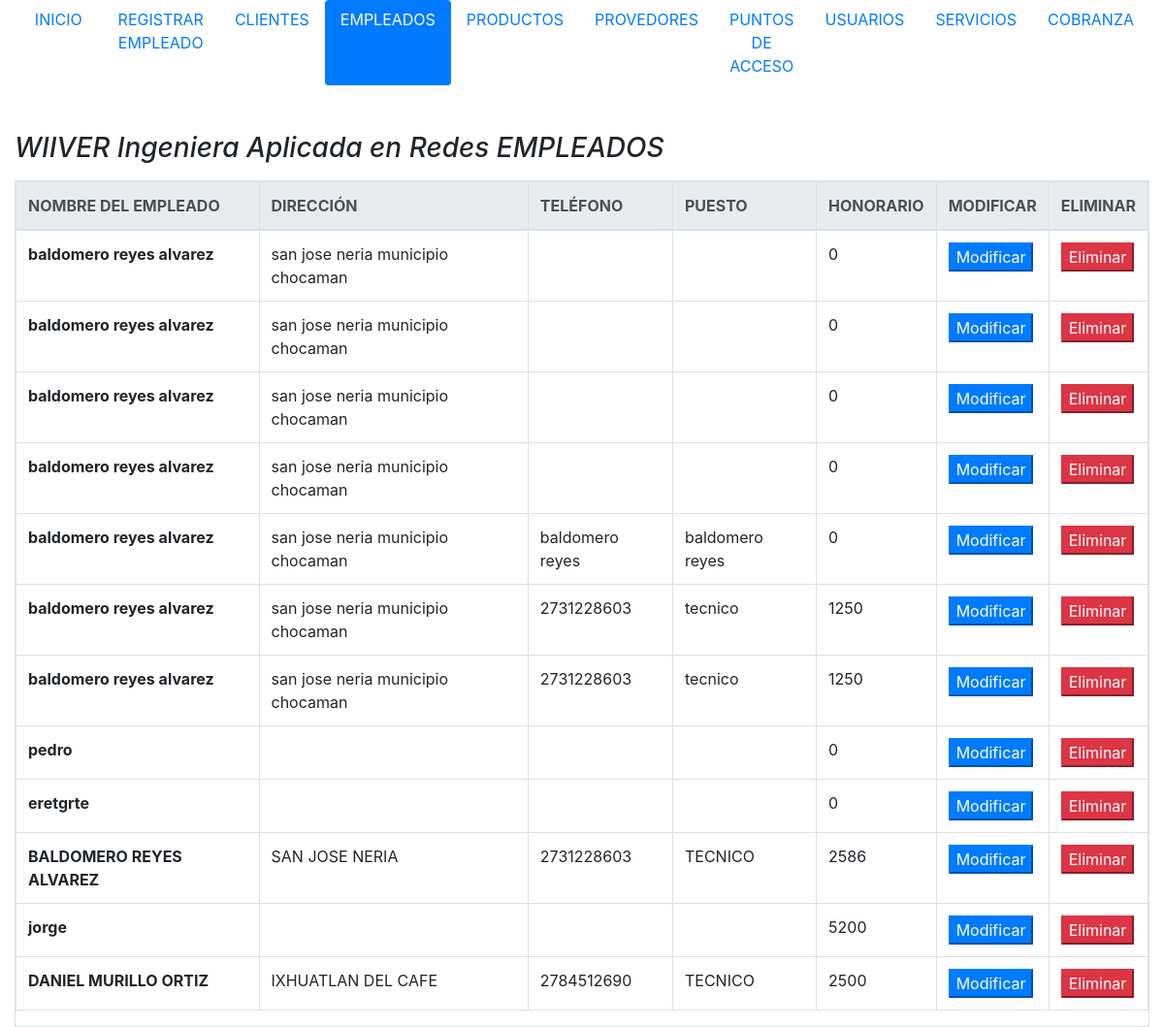
The page /Empleado/EmpleadoListado.php on the database as committed earlier.
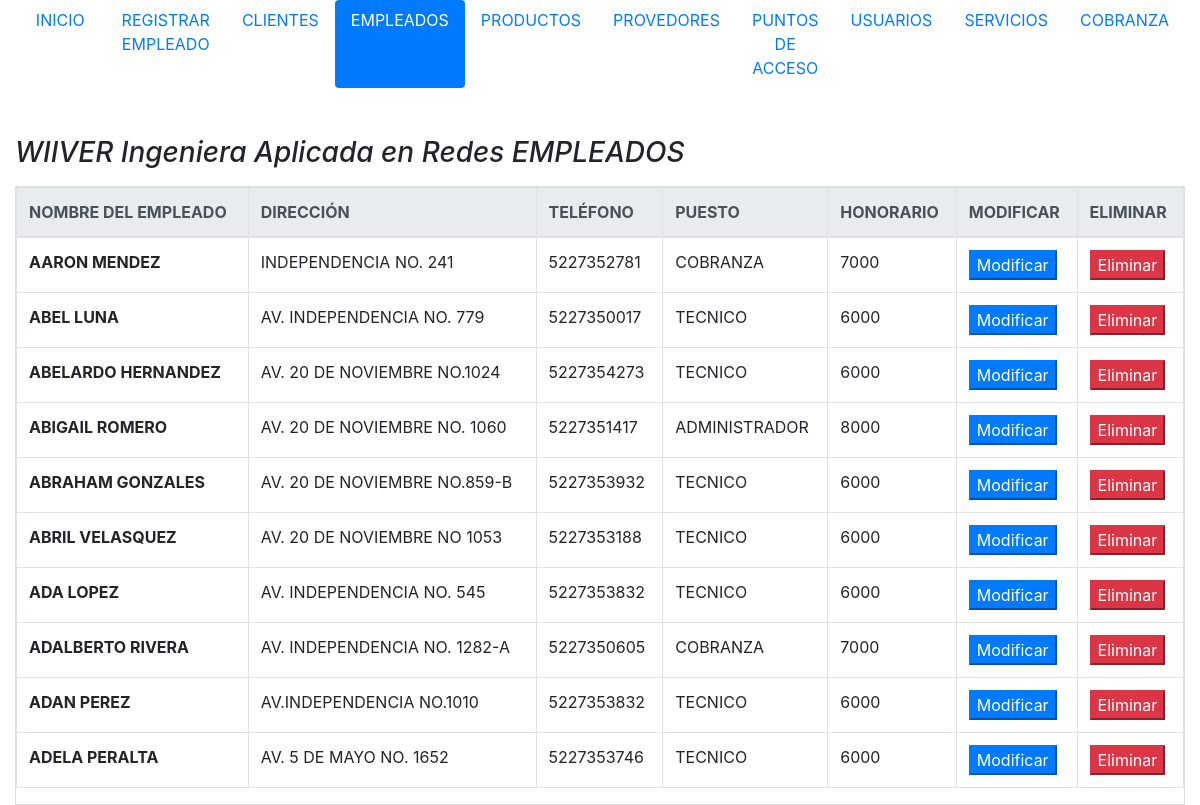
The same page on the database as committed later.
### tables this page shows
CREATE TABLE `empleado` (
  `Id_Empleado` int(10) NOT NULL,
  `NombreEmpleado` varchar(50) NOT NULL,
  `DireccionEmpleado` varchar(100) NOT NULL,
  `TelefonoEmpleado` varchar(15) NOT NULL,
  `Puesto` varchar(15) NOT NULL,
  `Honorario` float NOT NULL
);

### Conexion/cConexion.php (called while the page is built, shortened)
<?php
class cConexion
{
	protected $_sHost = null;
	protected $_sUsuario = null;
	protected $_sContraseña = null;
	protected $_sBase = null;
	function cConexion(){
			$this->_sHost = 'localhost';
			$this->_sUsuario = 'root';
			$this->_sContraseña = '';
			$this->_sBase = 'siawiiver';
	}
 	public function conectar(){
		$enlace = mysqli_connect($this->_sHost, $this->_sUsuario, $this->_sContraseña, $this->_sBase);
		if (!$enlace) {
    		echo "Error: No se pudo conectar a MySQL." . PHP_EOL;
    		echo "errno de depuración: " . mysqli_connect_errno() . PHP_EOL;
    		echo "error de depuración: " . mysqli_connect_error() . PHP_EOL;
   		 	exit;
   		 	return false;
		}
		else {
			return $enlace;
		}
	}
}
?>

### Empleado/cEmpleadoController.php (called while the page is built, shortened)
<?php
require_once('../Conexion/cConexion.php');
require_once('../Empleado/cEmpleadoModelo.php');
class cEmpleadoController{
    protected $_oEmpleadoModelo;
    function cEmpleadoController(){
        $this->_oConectar = new cConexion;
        $this->_dbLink = $this->_oConectar->Conectar();
        $this->_oEmpleadoModelo = New cEmpleadoModelo($this->_dbLink);
    }
    public function obtenerListadoEmpleado(){
        return $this->_oEmpleadoModelo->obtenerListadoEmpleado();
    }
}
?>

### Empleado/cEmpleadoModelo.php (called while the page is built, shortened)
<?php
class cEmpleadoModelo{
protected $_dblink;
function cEmpleadoModelo($dblink, $oEmpleadoEntidad = false){
	$this->_dblink = $dblink;
}
	public function obtenerListadoEmpleado(){
		$sql ="SELECT Id_Empleado, NombreEmpleado, DireccionEmpleado,  TelefonoEmpleado, Puesto, Honorario
				FROM Empleado AS Em
				WHERE Em.Id_Empleado";
		$result = mysqli_query($this->_dblink, $sql) or die('Error:'.mysqli_error($this->_dblink));
		$aFields = array();
		while($row = $result->fetch_assoc()) {
			$aFields[] = $row;
		}
		return $aFields;
	}
}
 ?>

### Empleado/EmpleadoListado.php (the view, shortened to what the changed rows need)
<?php
    require_once('cEmpleadoController.php');
    $oEmpleadoController = new cEmpleadoController;
?>
<!DOCTYPE html>
<html>
<head>
    <link rel="stylesheet" href="https://maxcdn.bootstrapcdn.com/bootstrap/4.0.0/css/bootstrap.min.css">
</head>
<body>
    <div class="container-fluid">
    <br>    <br>
    <?php
        if (isset($_POST['modificarEmpleado'])) {
            $nId_Empleado = $_POST['nId_Empleado'];
            $oListadoEmpleadoPorId = $oEmpleadoController->obtenerListadoEmpleadoPorId($nId_Empleado);
            echo '<form action="EmpleadoRegistro.php" method="post">';
            echo'<div class="form-group">';
                echo'<div class="float col-xs-12 col-sm-6">';
                echo'<h5>';
                echo'<p class="text">';
                    echo '<input type="hidden" class="form-group" name="Id_Empleado" value='.$oListadoEmpleadoPorId[0]['Id_Empleado'].' >';
                echo '</select>';
                echo '<br>';
                    echo'<label>Nombre del Empleado</label>';
                    echo '<input type="text" class="form-control" name="sNombreEmpleado" value='.$oListadoEmpleadoPorId[0]['NombreEmpleado'].' placeholder="sNombreEmpleado">';
                echo '<br>';
                    echo'<label>Dirección</label>';
                    echo '<input type="text" class="form-control" name="sDireccionEmpleado" value='.$oListadoEmpleadoPorId[0]['DireccionEmpleado'].' placeholder="sDireccionEmpleado">';
                echo '<br>';
                    echo'<label>Número Telefónico</label>';
                    echo '<input type="text" class="form-control" name="sTelefonoEmpleado" value='.$oListadoEmpleadoPorId[0]['TelefonoEmpleado'].' placeholder="sTelefonoEmpleado">';
                echo '<br>';
                    echo'<label>Puesto que desempeña</label>';
                    echo '<input type="text" class="form-control" name="sPuesto" value='.$oListadoEmpleadoPorId[0]['Puesto'].' placeholder="sPuesto">';
                echo '<br>';
                    echo'<label>Honorarios</label>';
                    echo '<input type="text" class="form-control" name="nHonorario" value='.$oListadoEmpleadoPorId[0]['Honorario'].' placeholder="nHonorario">';
                echo '<br>';
                        echo '<input type="submit" class="btn btn-success" name="modificarEmpleado" value="MODIFICAR EMPLEADO">';
                    echo'<div';
            echo '</form>';
        }
        elseif (isset($_POST['eliminarEmpleado'])) {
            $nId_Empleado = $_POST['nId_Empleado'];
            $oEliminarEmpleadoPorId = $oEmpleadoController->eliminarEmpleadoPorId($nId_Empleado);
        }
        else{
    ?>
              <div class="table-bordered table-responsive">
                <table class="table">
                <thead class="thead-light">
                <tr>
                    <th scope="col">NOMBRE DEL EMPLEADO</th>
                    <th scope="col">DIRECCIÓN</th>
                    <th scope="col">TELÉFONO</th>
                    <th scope="col">PUESTO</th>
                    <th scope="col">HONORARIO</th>
                    <th scope="col">MODIFICAR</th>
                    <th scope="col">ELIMINAR</th>
                </thead>
    <?php
            $oListadoEmpleado = $oEmpleadoController->obtenerListadoEmpleado();
            for ($i = 0; $i < count($oListadoEmpleado); $i++) {
                echo ' <form action="EmpleadoListado.php" method="post">';
                echo '<tr>';
                    echo '<th scope="row">'.$oListadoEmpleado[$i]['NombreEmpleado'].'</th>';
                    echo '<td>'.$oListadoEmpleado[$i]['DireccionEmpleado'].'</td>';
                    echo '<td>'.$oListadoEmpleado[$i]['TelefonoEmpleado'].'</td>';
                    echo '<td>'.$oListadoEmpleado[$i]['Puesto'].'</td>';
                    echo '<td>'.$oListadoEmpleado[$i]['Honorario'].'</td>';
                    echo '<td><input type="submit" class="btn-primary" name="modificarEmpleado" value="Modificar" /></td>';
                    echo '<td><input type="submit" class="btn-danger" name="eliminarEmpleado" value="Eliminar" /></td>';
                echo '</tr>';
                echo '</form>';
            }
            echo '</tbody></table></div>';
        }
    ?>
</body>
</html>

Rows that differ between the two databases and show on the page:
removed empleado: NombreEmpleado "baldomero reyes alvarez", DireccionEmpleado "san jose neria municipio chocaman", Honorario "0"
removed empleado: NombreEmpleado "baldomero reyes alvarez", DireccionEmpleado "san jose neria municipio chocaman", Honorario "0"
removed empleado: NombreEmpleado "baldomero reyes alvarez", DireccionEmpleado "san jose neria municipio chocaman", Honorario "0"
removed empleado: NombreEmpleado "baldomero reyes alvarez", DireccionEmpleado "san jose neria municipio chocaman", Honorario "0"
removed empleado: NombreEmpleado "baldomero reyes alvarez", DireccionEmpleado "san jose neria municipio chocaman", TelefonoEmpleado "baldomero reyes", Puesto "baldomero reyes", Honorario "0"
removed empleado: NombreEmpleado "baldomero reyes alvarez", DireccionEmpleado "san jose neria municipio chocaman", TelefonoEmpleado "2731228603", Puesto "tecnico", Honorario "1250"
removed empleado: NombreEmpleado "baldomero reyes alvarez", DireccionEmpleado "san jose neria municipio chocaman", TelefonoEmpleado "2731228603", Puesto "tecnico", Honorario "1250"
removed empleado: NombreEmpleado "pedro", Honorario "0"
removed empleado: NombreEmpleado "eretgrte", Honorario "0"
removed empleado: NombreEmpleado "BALDOMERO REYES ALVAREZ", DireccionEmpleado "SAN JOSE NERIA", TelefonoEmpleado "2731228603", Puesto "TECNICO", Honorario "2586"
removed empleado: NombreEmpleado "jorge", Honorario "5200"
removed empleado: NombreEmpleado "DANIEL MURILLO ORTIZ", DireccionEmpleado "IXHUATLAN DEL CAFE", TelefonoEmpleado "2784512690", Puesto "TECNICO", Honorario "2500"
added empleado: NombreEmpleado "AARON MENDEZ", DireccionEmpleado "INDEPENDENCIA NO. 241", TelefonoEmpleado "5227352781", Puesto "COBRANZA", Honorario "7000"
added empleado: NombreEmpleado "ABEL LUNA", DireccionEmpleado "AV. INDEPENDENCIA NO. 779", TelefonoEmpleado "5227350017", Puesto "TECNICO", Honorario "6000"
added empleado: NombreEmpleado "ABELARDO HERNANDEZ", DireccionEmpleado "AV. 20 DE NOVIEMBRE NO.1024", TelefonoEmpleado "5227354273", Puesto "TECNICO", Honorario "6000"
added empleado: NombreEmpleado "ABIGAIL ROMERO", DireccionEmpleado "AV. 20 DE NOVIEMBRE NO. 1060", TelefonoEmpleado "5227351417", Puesto "ADMINISTRADOR", Honorario "8000"
added empleado: NombreEmpleado "ABRAHAM GONZALES", DireccionEmpleado "AV. 20 DE NOVIEMBRE NO.859-B", TelefonoEmpleado "5227353932", Puesto "TECNICO", Honorario "6000"
added empleado: NombreEmpleado "ABRIL VELASQUEZ", DireccionEmpleado "AV. 20 DE NOVIEMBRE NO 1053", TelefonoEmpleado "5227353188", Puesto "TECNICO", Honorario "6000"
added empleado: NombreEmpleado "ADA LOPEZ", DireccionEmpleado "AV. INDEPENDENCIA NO. 545", TelefonoEmpleado "5227353832", Puesto "TECNICO", Honorario "6000"
added empleado: NombreEmpleado "ADALBERTO RIVERA", DireccionEmpleado "AV. INDEPENDENCIA NO. 1282-A", TelefonoEmpleado "5227350605", Puesto "COBRANZA", Honorario "7000"
added empleado: NombreEmpleado "ADAN PEREZ", DireccionEmpleado "AV.INDEPENDENCIA NO.1010", TelefonoEmpleado "5227353832", Puesto "TECNICO", Honorario "6000"
added empleado: NombreEmpleado "ADELA PERALTA", DireccionEmpleado "AV. 5 DE MAYO NO. 1652", TelefonoEmpleado "5227353746", Puesto "TECNICO", Honorario "6000"
